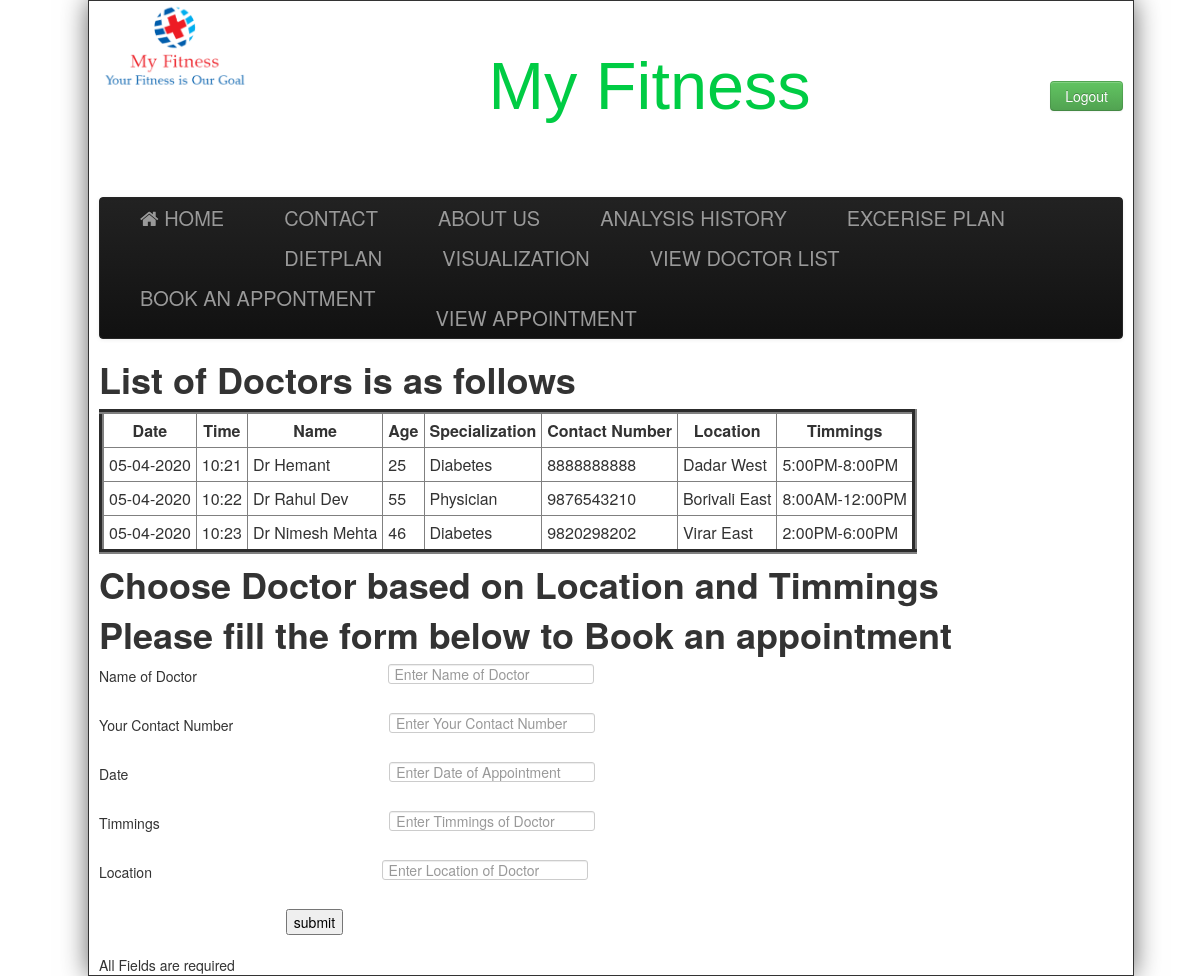
Screenshot of /booking.php with the database file from the repository.
### tables this page shows
CREATE TABLE `doctor` (
  `Name` varchar(255) NOT NULL,
  `Age` int(11) NOT NULL,
  `Specialization` varchar(255) NOT NULL,
  `Date` varchar(255) NOT NULL,
  `Time` varchar(255) NOT NULL,
  `CCC` varchar(255) NOT NULL,
  `Location` varchar(255) NOT NULL,
  `Timmings` varchar(255) NOT NULL,
  `Login_Id` varchar(255) NOT NULL,
  `Password` varchar(255) NOT NULL
);

### booking.php (the view, shortened to what this page needs)
<html>
<head>
	<link href="css/bootstrap.min.css" rel="stylesheet" ></link>
	<link href="css/bootstrap.css" rel="stylesheet" ></link>
	<link href="css/Default.css" rel="stylesheet" >	</link>
	<link rel="stylesheet" type="text/css" href="https://stackpath.bootstrapcdn.com/font-awesome/4.7.0/css/font-awesome.min.css"></link>
	<link href="https://stackpath.bootstrapcdn.com/font-awesome/4.7.0/css/font-awesome.min.css" rel="stylesheet"></link>
</head>
<body>
<div class="wrap">
		<div class="header">
			<div style="float:left;width:150px;">
				<img src="images/logo2.jpg"/>
			</div>
			<div>
				<div style="float:right; font-size:20px;margin-top:20px;">
				<?php
			 if(isset($_SESSION['name']))
			 {
			 echo "<b>Welcome,</b>".$_SESSION['name']."&nbsp;&nbsp;&nbsp;<a href=\"logout.php\" class=\"btn btn-info\">Logout</a>";
			 }
			 else
			 {
			 ?><br><br><br>
			     <a href="index2.php?logout='1'" class="btn btn-success" >Logout</a>
			<?php } ?>
			</div>
			<div id="heading">
				<a href="#" id="title">My Fitness</a>
			</div>
			</div>
		</div><br><br>
		<div class="navbar navbar-inverse">
			<div class="navbar-inner">
				<div class="container" >
				<a class="brand" href="index.php" ><i class="fa fa-home" aria-hidden="true"></i>&nbsp;HOME</a>
				<a class="brand" href="contact2.php">CONTACT</a>
				<a class="brand" href="about2.php">ABOUT US </a>
				<a class="brand" href="display.php" >ANALYSIS HISTORY</a>
				<a class="brand" href="excerise.php">EXCERISE PLAN</a>
				<a class="brand" href="diet.php">DIETPLAN</a>
				<a class="brand" href="visualization.php">VISUALIZATION</a>
				<a class="brand" href="viewdoc2.php">VIEW DOCTOR LIST </a>
				<a class="brand" href="booking.php">BOOK AN APPONTMENT </a>
				<a class="brand" href="booking.php"> </a>
				<a class="brand" href="booking.php"> </a>
				<a class="brand" href="booking.php"> </a>
				<a class="brand" href="booking.php"> </a>
				<a class="brand" href="booking.php"> </a>
				<a class="brand" href="booking.php"> </a>
				<a class="brand" href="booking.php"> </a>
				<a class="brand" href="booking.php"> </a>
				<a class="brand" href="viewbooking.php">VIEW APPOINTMENT </a>
				</div>
			</div>
		</div>
<?php
include("connection.php");
$query="SELECT * FROM doctor";
$data=mysqli_query($conn,$query);
$total=mysqli_num_rows($data);
if($total !=0)
{
	?>
	<h1> List of Doctors is as follows </h1>
	<table border='5' cellpadding='5' cellspacing="5" >
		<tr>
			<th>Date </th>
			<th>Time </th>
			<th> Name </th>
			<th>Age</th>
			<th>Specialization</th>
			<th>Contact Number</th>
			<th>Location</th>
			<th>Timmings</th>
		</tr>
	<?php
	while($result=mysqli_fetch_assoc($data))
	{
		echo "<tr>
			<td>".$result['Date']."</td>
			<td>".$result['Time']."</td>
			<td>".$result['Name']."</td>
			<td>".$result['Age']."</td>
			<td>".$result['Specialization']."</td>
			<td>".$result['CCC']."</td>
			<td>".$result['Location']."</td>
			<td>".$result['Timmings']."</td>
		</tr>";
	}
}
?>
</table>
<h1> Choose Doctor based on Location and Timmings </h1>
<h1> Please fill the form below to Book an appointment </h1>
<form autocomplete="off" action="" method="GET">
 Name of Doctor &nbsp;&nbsp;&nbsp;&nbsp;&nbsp;&nbsp;&nbsp;&nbsp;&nbsp;&nbsp;&nbsp;&nbsp;&nbsp;&nbsp;&nbsp;&nbsp;&nbsp;&nbsp;&nbsp;&nbsp;&nbsp;&nbsp;&nbsp;&nbsp;&nbsp;&nbsp;&nbsp;&nbsp;&nbsp;&nbsp;&nbsp;&nbsp;&nbsp;&nbsp;&nbsp;&nbsp;&nbsp;&nbsp;&nbsp;&nbsp;&nbsp;&nbsp;&nbsp;&nbsp;&nbsp;&nbsp;&nbsp;
<input type="text" name="name"     value="" placeholder="Enter Name of Doctor "/><br><br>
Your Contact Number &nbsp;&nbsp;&nbsp;&nbsp;&nbsp;&nbsp;&nbsp;&nbsp;&nbsp;&nbsp;&nbsp;&nbsp;&nbsp;&nbsp;&nbsp;&nbsp;&nbsp;&nbsp;&nbsp;&nbsp;&nbsp;&nbsp;&nbsp;&nbsp;&nbsp;&nbsp;&nbsp;&nbsp;&nbsp;&nbsp;&nbsp;&nbsp;&nbsp;&nbsp;&nbsp;&nbsp;&nbsp;&nbsp;&nbsp;<input type="text" name="pan" value="" placeholder="Enter Your Contact Number " /> <br><br>
Date  &nbsp;&nbsp;&nbsp;&nbsp;&nbsp;&nbsp;&nbsp;&nbsp;&nbsp;&nbsp;&nbsp;&nbsp;&nbsp;&nbsp;&nbsp;&nbsp;&nbsp;&nbsp;&nbsp;&nbsp;&nbsp;&nbsp;&nbsp;&nbsp;&nbsp;&nbsp;&nbsp;&nbsp;&nbsp;&nbsp;&nbsp;&nbsp;&nbsp;&nbsp;&nbsp;&nbsp;&nbsp;&nbsp;&nbsp;&nbsp;&nbsp;&nbsp;&nbsp;&nbsp;&nbsp;&nbsp;&nbsp;&nbsp;&nbsp;&nbsp;&nbsp;&nbsp;&nbsp;&nbsp;&nbsp;&nbsp;&nbsp;&nbsp;&nbsp;&nbsp;&nbsp;&nbsp;&nbsp;&nbsp;&nbsp;
<input type="text" name="dat"  value="" placeholder="Enter Date of Appointment"/><br><br>
Timmings  &nbsp;&nbsp;&nbsp;&nbsp;&nbsp;&nbsp;&nbsp;&nbsp;&nbsp;&nbsp;&nbsp;&nbsp;&nbsp;&nbsp;&nbsp;&nbsp;&nbsp;&nbsp;&nbsp;&nbsp;&nbsp;&nbsp;&nbsp;&nbsp;&nbsp;&nbsp;&nbsp;&nbsp;&nbsp;&nbsp;&nbsp;&nbsp;&nbsp;&nbsp;&nbsp;&nbsp;&nbsp;&nbsp;&nbsp;&nbsp;&nbsp;&nbsp;&nbsp;&nbsp;&nbsp;&nbsp;&nbsp;&nbsp;&nbsp;&nbsp;&nbsp;&nbsp;&nbsp;&nbsp;&nbsp;&nbsp;&nbsp;
<input type="text" name="timming"  value="" placeholder="Enter Timmings of Doctor"/><br><br>
Location  &nbsp;&nbsp;&nbsp;&nbsp;&nbsp;&nbsp;&nbsp;&nbsp;&nbsp;&nbsp;&nbsp;&nbsp;&nbsp;&nbsp;&nbsp;&nbsp;&nbsp;&nbsp;&nbsp;&nbsp;&nbsp;&nbsp;&nbsp;&nbsp;&nbsp;&nbsp;&nbsp;&nbsp;&nbsp;&nbsp;&nbsp;&nbsp;&nbsp;&nbsp;&nbsp;&nbsp;&nbsp;&nbsp;&nbsp;&nbsp;&nbsp;&nbsp;&nbsp;&nbsp;&nbsp;&nbsp;&nbsp;&nbsp;&nbsp;&nbsp;&nbsp;&nbsp;&nbsp;&nbsp;&nbsp;&nbsp;&nbsp;
<input type="text" name="loca"  value="" placeholder="Enter Location of Doctor"/><br><br>
<input type="submit" name="submit" value="submit"/>
</form>
<?php
if($_GET['submit'])
{
	date_default_timezone_set('Asia/Kolkata');
	$n=$_GET['name'];
	$ca=$_GET['pan'];
	$d=$_GET['dat'];
	$t=$_GET['timming'];
	$dob=date('d-m-Y');
	$tob=date('H:i');
	$name= $_SESSION['username'];
	$l=$_GET['loca'];
			$query1="INSERT INTO appointment VALUES('$n','$ca','$d','$t','$name','$dob','$tob','$l')";
			$data1 = mysqli_query($conn,$query1);
				if($data1)
				{
					 echo "<center><h1>Appointment Booked Successfully</h1></center>";
				}
	}
else
	{
		echo "All Fields are required";
	}
?>
</body>
</html>

### css/Default.css (style rules this page uses)
body { width:100%; background-image:url(C:\xampp\htdocs\RNGClinic\images\back.jpg); }
.header { height: 156px; padding: 0; font-size: 14px; width:100%; }
.wrap { position:absolute; width:1024px; background-color:#FFFFFF; padding:0 10px; border:solid 1px; -o-box-shadow: 10px 10px 5px #888; -moz-box-shadow: 10px 10px 5px #888; -webkit-box-shadow: 10px 10px 5px #888; box-shadow: 0px 0px 25px #666; }
#heading { text-align:center; font-size:50pt; font-family:verdana,helvetica,arial,sans-serif; color:#993366; padding-top:35pt; line-height:normal; }
.navbar .brand { padding:10px 40px 10px; }

### booking.php (style rules this page uses)
#title { color: #00cc44; }

### rows the page displays
doctor: Date "05-04-2020", Time "10:21", Name "Dr Hemant", Age "25", Specialization "Diabetes", CCC "8888888888", Location "Dadar West", Timmings "5:00PM-8:00PM"
doctor: Date "05-04-2020", Time "10:22", Name "Dr Rahul Dev", Age "55", Specialization "Physician", CCC "9876543210", Location "Borivali East", Timmings "8:00AM-12:00PM"
doctor: Date "05-04-2020", Time "10:23", Name "Dr Nimesh Mehta", Age "46", Specialization "Diabetes", CCC "9820298202", Location "Virar East", Timmings "2:00PM-6:00PM"
